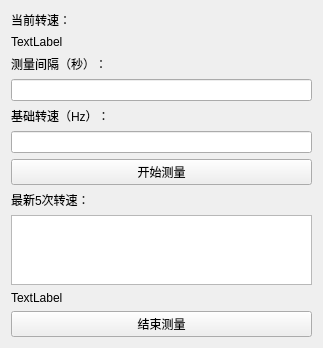
<?xml version="1.0" encoding="UTF-8"?>
<ui version="4.0">
 <class>RpmMeasureWidget</class>
 <widget class="QWidget" name="RpmMeasureWidget">
  <property name="geometry">
   <rect>
    <x>0</x>
    <y>0</y>
    <width>323</width>
    <height>252</height>
   </rect>
  </property>
  <property name="windowTitle">
   <string>RpmMeasureWidget</string>
  </property>
  <layout class="QVBoxLayout" name="verticalLayout">
   <item>
    <widget class="QLabel" name="label">
     <property name="text">
      <string>当前转速：</string>
     </property>
    </widget>
   </item>
   <item>
    <widget class="QLabel" name="m_labelCurrentSpeed">
     <property name="text">
      <string>TextLabel</string>
     </property>
    </widget>
   </item>
   <item>
    <widget class="QLabel" name="label_2">
     <property name="text">
      <string>测量间隔（秒）：</string>
     </property>
    </widget>
   </item>
   <item>
    <widget class="QLineEdit" name="m_lineEditInterval"/>
   </item>
   <item>
      <widget class="QLabel" name="label_4">
       <property name="text">
        <string>基础转速（Hz）：</string>
       </property>
      </widget>
     </item>
     <item>
      <widget class="QLineEdit" name="m_lineEditBaseSpeed"/>
     </item>
     <item>
        <widget class="QPushButton" name="m_btnStart">
         <property name="text">
          <string>开始测量</string>
         </property>
        </widget>
       </item>
   <item>
    <widget class="QLabel" name="label_3">
     <property name="text">
      <string>最新5次转速：</string>
     </property>
    </widget>
   </item>
   <item>
    <widget class="QTextEdit" name="m_textEditSpeeds"/>
   </item>
   <item>
    <widget class="QLabel" name="m_labelStable">
     <property name="text">
      <string>TextLabel</string>
     </property>
    </widget>
   </item>
   <item>
     <widget class="QPushButton" name="m_btnEnd">
       <property name="text">
         <string>结束测量</string>
       </property>
     </widget>
   </item>
  </layout>
 </widget>
 <resources/>
 <connections/>
</ui>
